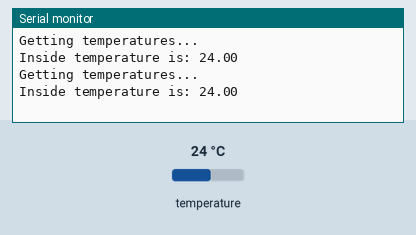
This sketch was run on a simulated Arduino Uno, built with avr-gcc and run on an emulated ATmega328P. On the bench: the last lines printed to the serial monitor. The test bench sets the inputs (shaded band); at power-on: temperature 24 °C.

Above: at 6.3 s.
6.4 s: temperature set to 12 °C
At 8.1 s:
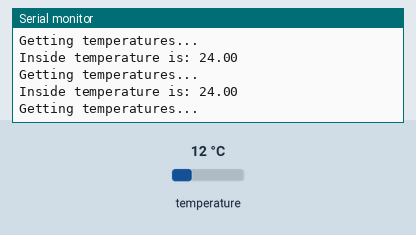
10.5 s: temperature set to 19 °C
At 12.6 s:
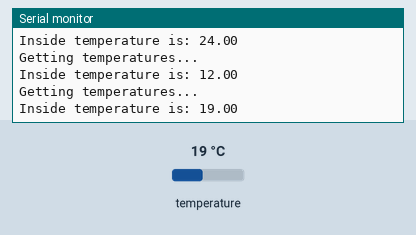
Timing chart, 0 to 14.1 s (numbered marks = the images above; inputs shaded):
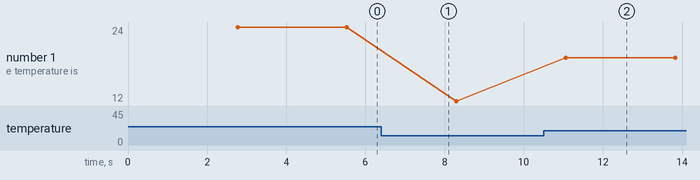

Measured:
- after the input at 10.5 s, the serial monitor: prints a new line after 0.56 s (image 2)
- plotted number 1: 24 → 12 after the input at 6.4 s, 12 → 19 after the input at 10.5 s

The sketch:

DallasDS18B20.ino
```cpp
#include <OneWire.h>
#include <DallasTemperature.h>

// Data wire is plugged into pin 3 on the Arduino
#define ONE_WIRE_BUS 7

// Setup a oneWire instance to communicate with any OneWire devices
OneWire oneWire(ONE_WIRE_BUS);

// Pass our oneWire reference to Dallas Temperature.
DallasTemperature sensors(&oneWire);

// Assign the addresses of your 1-Wire temp sensors.
// See the tutorial on how to obtain these addresses:
// http://www.hacktronics.com/Tutorials/arduino-1-wire-address-finder.html

DeviceAddress insideThermometer = { 0x28, 0xCB, 0x31, 0xB9, 0x05, 0x00, 0x00, 0x07 };
//DeviceAddress insideThermometer = { 0x28, 0x94, 0xE2, 0xDF, 0x02, 0x00, 0x00, 0xFE };
//DeviceAddress outsideThermometer = { 0x28, 0x6B, 0xDF, 0xDF, 0x02, 0x00, 0x00, 0xC0 };
//DeviceAddress dogHouseThermometer = { 0x28, 0x59, 0xBE, 0xDF, 0x02, 0x00, 0x00, 0x9F };

void setup(void)
{
  // start serial port
  Serial.begin(9600);
  // Start up the library
  sensors.begin();
  // set the resolution to 10 bit (good enough?)
  sensors.setResolution(insideThermometer, 12);
//  sensors.setResolution(outsideThermometer, 10);
//  sensors.setResolution(dogHouseThermometer, 10);
}

void printTemperature(DeviceAddress deviceAddress)
{
  float tempC = sensors.getTempC(deviceAddress);
  if (tempC == -127.00) {
    Serial.print("Error getting temperature");
  } else {
    Serial.print("C: ");
    Serial.print(tempC);
    Serial.print(" F: ");
    Serial.print(DallasTemperature::toFahrenheit(tempC));
  }
}

float getTemperatureC(DeviceAddress deviceAddress)
{
  float tempC = sensors.getTempC(deviceAddress);
  if (tempC == -127.00) {
    Serial.print("Error getting temperature");
    return -127.00;
  } else {
    return tempC;
  }
}

void loop(void)
{
  delay(2000);
  Serial.print("Getting temperatures...\n\r");
  sensors.requestTemperatures();

  Serial.print("Inside temperature is: ");
  Serial.print(getTemperatureC(insideThermometer));
  //printTemperature(insideThermometer);
//  Serial.print("\n\r");
//  Serial.print("Outside temperature is: ");
//  printTemperature(outsideThermometer);
//  Serial.print("\n\r");
//  Serial.print("Dog House temperature is: ");
//  printTemperature(dogHouseThermometer);
  Serial.print("\n\r\n\r");
}
```
